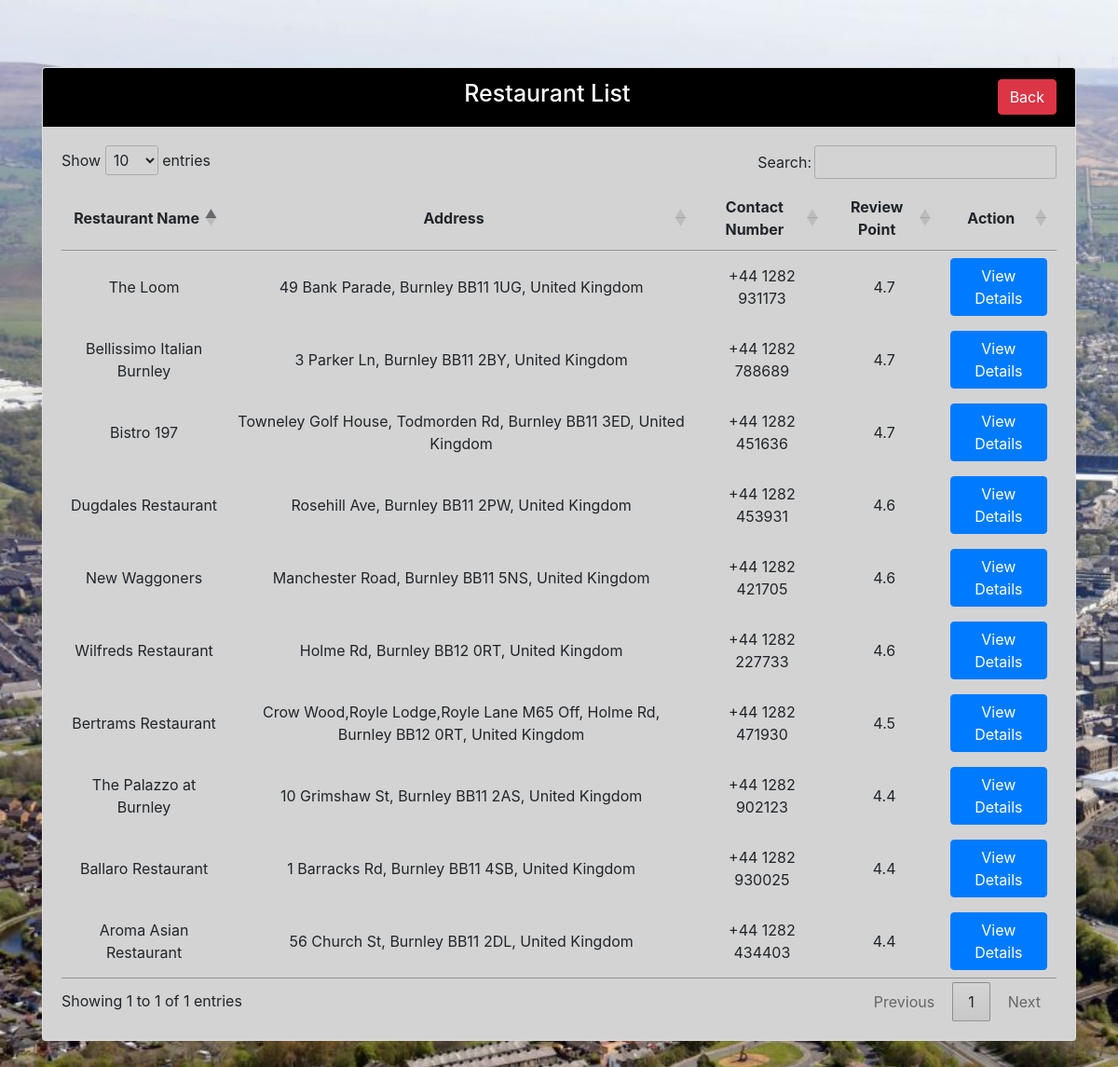
Page /res_view1.php on the committed database.
### tables this page shows
CREATE TABLE `restaurants` (
  `id` int(11) NOT NULL,
  `restaurant_name` varchar(255) NOT NULL,
  `restaurant_address` varchar(255) NOT NULL,
  `restaurant_phone` varchar(255) NOT NULL,
  `star` varchar(255) NOT NULL,
  `description` longtext NOT NULL,
  `image` varchar(255) NOT NULL
);

### res_view1.php (the view, shortened to what this page needs)
<?php
include "dbconn.php";
?>
<!DOCTYPE html>
<html>
<head>
      <link rel="stylesheet" href="https://cdn.jsdelivr.net/npm/bootstrap@4.6.2/dist/css/bootstrap.min.css">
   <link rel="stylesheet" href="https://cdn.datatables.net/1.13.4/css/jquery.dataTables.min.css">
</head>
<body style="background-image: url('images/img-19.png'); background-repeat: no-repeat; background-size: cover; ">
<?php
$sql = "SELECT * FROM restaurants ORDER BY star DESC";
$result = mysqli_query($conn, $sql);
if(mysqli_num_rows($result) > 0){
    ?>
        <br><br><br>
<div class="container">
<div class="row">
<div class="col-md-12">
<div class="card">
    <div class="card-header" style="text-align: center; color: white; background-color: black;">
    <div class="row">
        <div class="col-md-7" style="text-align: right;"><h2 style="font-size: 25px;">Restaurant List</h2> </div>
        <div class="col-md-5" style="text-align: right;"><a href="index.html" class="btn btn-danger">Back</a></div>
    </div>
    </div>
    <div class="card-body" style="background-color: #D3D3D3;">
    <table id="example">
        <thead>
        <tr>
            <th style="text-align: center;">Restaurant Name</th>
            <th style="text-align: center;">Address</th>
            <th style="text-align: center;">Contact Number</th>
            <th style="text-align: center;">Review Point</th>
            <th style="text-align: center;">Action</th>
        </tr>
        </thead>
        <?php
        while($row = mysqli_fetch_array($result)){
            ?>
        <tbody style="text-align: center;">
        <tr>
            <td><?php echo $row['restaurant_name'] ?></td>
            <td><?php echo $row['restaurant_address'] ?></td>
            <td><?php echo $row['restaurant_phone'] ?></td>
            <td><?php echo $row['star'] ?></td>
            <td>
                <a href="view_restaurant_details11.php?id=<?php echo $row['id']; ?>" class="btn btn-primary">View Details</a>
            </td>
        </tr>
        </tbody>
        <?php } ?>
    </table>
    </div>
</div>
</div>
</div>
</div>
<?php
}else{
    echo "Data Not Found!";
}
?>
<br><br><br><br><br><br>
</body>
</html>

### rows in the picture
restaurants: restaurant_name "The Loom", restaurant_address "49 Bank Parade, Burnley BB11 1UG, United Kingdom", restaurant_phone "+44 1282 931173", star "4.7"
restaurants: restaurant_name "Bellissimo Italian Burnley", restaurant_address "3 Parker Ln, Burnley BB11 2BY, United Kingdom", restaurant_phone "+44 1282 788689", star "4.7"
restaurants: restaurant_name "Bistro 197", restaurant_address "Towneley Golf House, Todmorden Rd, Burnley BB11 3ED, United Kingdom", restaurant_phone "+44 1282 451636", star "4.7"
restaurants: restaurant_name "Dugdales Restaurant", restaurant_address "Rosehill Ave, Burnley BB11 2PW, United Kingdom", restaurant_phone "+44 1282 453931", star "4.6"
restaurants: restaurant_name "New Waggoners", restaurant_address "Manchester Road, Burnley BB11 5NS, United Kingdom", restaurant_phone "+44 1282 421705", star "4.6"
restaurants: restaurant_name "Wilfreds Restaurant", restaurant_address "Holme Rd, Burnley BB12 0RT, United Kingdom", restaurant_phone "+44 1282 227733", star "4.6"
restaurants: restaurant_name "Bertrams Restaurant", restaurant_address "Crow Wood,Royle Lodge,Royle Lane M65 Off, Holme Rd, Burnley BB12 0RT, United Kingdom", restaurant_phone "+44 1282 471930", star "4.5"
restaurants: restaurant_name "The Palazzo at Burnley", restaurant_address "10 Grimshaw St, Burnley BB11 2AS, United Kingdom", restaurant_phone "+44 1282 902123", star "4.4"
restaurants: restaurant_name "Ballaro Restaurant", restaurant_address "1 Barracks Rd, Burnley BB11 4SB, United Kingdom", restaurant_phone "+44 1282 930025", star "4.4"
restaurants: restaurant_name "Aroma Asian Restaurant", restaurant_address "56 Church St, Burnley BB11 2DL, United Kingdom", restaurant_phone "+44 1282 434403", star "4.4"
